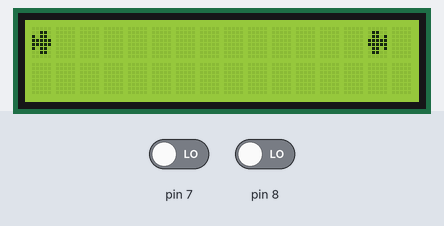
A sketch run on a simulated Arduino Uno, built with avr-gcc and run on an emulated ATmega328P. On the bench: 16×2 character LCD. Inputs (shaded band) come from the test bench; at power-on: pin 7 LOW, pin 8 LOW.

Above: at 1.2 s.
1.3 s: pin 7 driven HIGH
At 1.85 s:
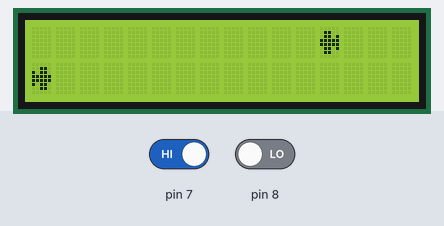
3.5 s: pin 7 driven LOW and pin 8 driven HIGH
At 6.33 s:
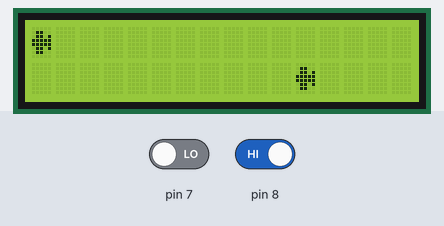
At 7.8 s:
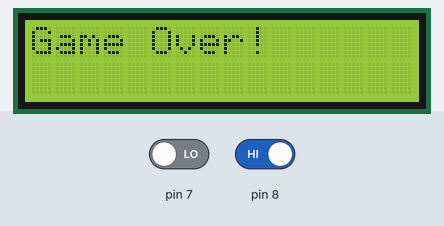
Timing chart, 0 to 9.3 s (numbered marks = the images above; inputs shaded):
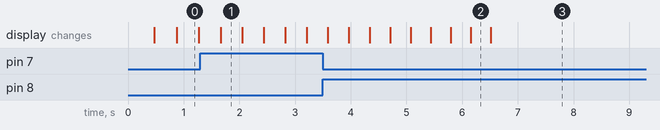

Measured:
- after the input at 1.3 s, the display: first differs from a run without the input after 0.36 s (image 1)
- after the input at 3.5 s, the display: first differs from a run without the input after 0.09 s (image 2 shows a later state)

The sketch:

race_game1.ino
```cpp
#include <Wire.h>
#include <LiquidCrystal.h>
#define inicio 16

// largura = 16;
// altura  = 2;

LiquidCrystal lcd(12, 11, 5, 4, 3, 2);//Define os pinos ligados ao lcd

byte linhaDeChegada[8] = {
  0x1B,
  0x15,
  0x1B,
  0x15,
  0x1B,
  0x15,
  0x1B,
  0x15
};

uint8_t aviaoMal[8] = {
  0x00,
  0x0C,
  0x0D,
  0x1F,
  0x1F,
  0x0D,
  0x0C,
  0x00
};

uint8_t aviaoBom[8] = {
  0x00,
  0x06,
  0x16,
  0x1F,
  0x1F,
  0x16,
  0x06,
  0x00
};

int scroll1 = inicio, scroll2 = inicio + 11;
int botao1, botao2, tempo=400, vertical[5], k;
int count = 0, posicao = 0, enemyP[2];//enemyP é a posicao do inimigo

void setup(){//inicia lcd e botões
  lcd.begin(16,2);
  lcd.createChar(1, aviaoBom);
  lcd.createChar(2, aviaoMal);
  lcd.createChar(3, linhaDeChegada);

  lcd.home();
  pinMode(8,INPUT);
  pinMode(7,INPUT);
}

void loop(){
  botao1=digitalRead(8);//vai para a esquerda
  botao2=digitalRead(7);//vai para a direita

  if(botao1){//se apertar o botão 1, vai para a posição 0 (direita)
    posicao = 0;
    //ant=0;
  }
  if(botao2){//se apertar o botão 1, vai para a posição 1 (esquerda)
    posicao = 1;
    //ant=1;
  }
  //else posicao=ant;

  //Carrinho jogador:
  lcd.setCursor(0, posicao);
  lcd.write(1);

  //Posicao inimigos:
  enemyP[0]=scroll1;
  enemyP[1]=scroll2;

  //Carrinhos inimigos:
  lcd.setCursor(enemyP[0], 0);
  lcd.write(2);
  vertical[0]=0;

  lcd.setCursor(enemyP[1], 1);
  lcd.write(2);
  vertical[1]=1;

  delay(tempo);

  for(k=0; k<2; k++){
    if(enemyP[k] == 0 && vertical[k] == posicao){
     lcd.clear();
     lcd.print("Game Over!");
     delay(5000);
     scroll1 = inicio;
     scroll2 = inicio+21;
     tempo = 450;
     count = 0;
    }
  }

  lcd.clear();

  if(scroll1 > 0){
    scroll1--;
    tempo = tempo - 2;
    }
  else{
    scroll1 = scroll2 + 15;
    count++;
  }
  if(scroll2 > 0){
    scroll2--;
    tempo--;
  }
  else{
    scroll2 = scroll1 + 15;
  }
  if(count >= 2){
    lcd.clear();
    scroll1 = inicio;
    tempo = 350;
    while(scroll1 > 0){
      lcd.clear();
      //Carrinho jogador:
      lcd.setCursor(0, posicao);
      lcd.write(1);

      //Linha de Chegada
      lcd.setCursor(scroll1, 0);
      lcd.write(3);
      lcd.setCursor(scroll1, 1);
      lcd.write(3);

      delay(tempo);
      scroll1--;
    }
    lcd.clear();
    lcd.write(' ');
    lcd.setCursor(2, 0);
    lcd.print("FINISH!!!");
    lcd.setCursor(2, 1);
    lcd.print("    :)    ");
    delay(5000);
    scroll1 = inicio;
    scroll2 = inicio + 11;
    tempo = 450;
    count = 0;
  }
}
```
